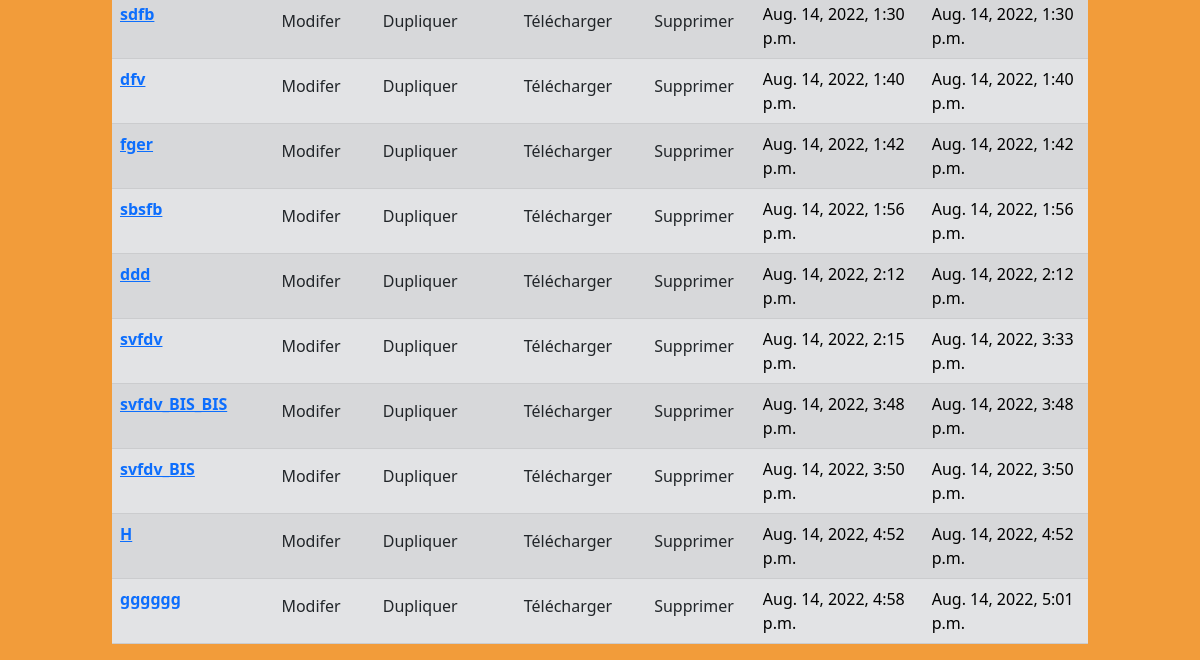
Before: /recettes/ (signed in, lower part) with the older database file.
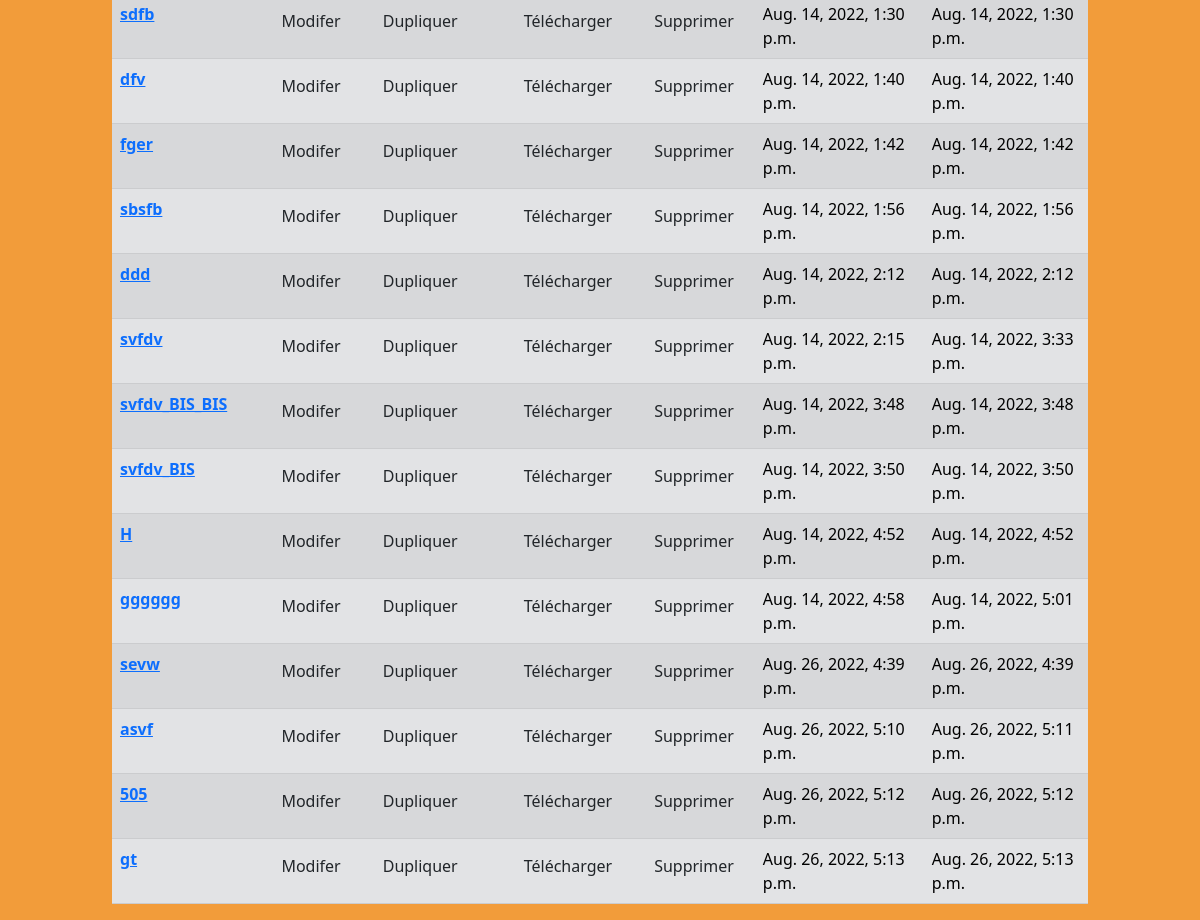
After: the same page with the newer database file.
### recipe/models.py (models this page shows, shortened)
class Recipe(models.Model):
    title = models.CharField(max_length=500)
    author = models.ForeignKey(User, on_delete=models.CASCADE)
    created = models.DateTimeField(auto_now_add=True, null=True)
    updated = models.DateTimeField(auto_now=True, null=True)

### recipe/views.py (the view, shortened to what this page needs)
# urls.py: path('recettes/', views.recipes_view, name="recettes-recipe"),
def recipes_view(request):
    if request.method == 'GET':
        recipes = models.Recipe.objects.all()
        context = {"recipes" : recipes, "recipes_list" : recipes, }
        return render(request, 'recipe/recettes_admin.html', context)

### recipe/templates/recipe/recettes_admin.html (shortened to what this page needs)
{% extends 'recipe/base.html' %}
{%load static%}
    {% block content %}
    <table class="table table-striped table-secondary">
        <tbody>
            {% for recipe in recipes%}
            {% if recipe.author == user %}
            <tr>
                <th scope="col"><a href={% url 'recettes-detail' recipe.pk%} class="card-link">{{recipe.title}}</a> </th>
                <td> <a class="btn" href="{% url 'recettes-update' recipe.id %}"> Modifer </a> </td>
                <td>
                    <form action="" method="post">
                        <input class="btn" id="submit_button" type="submit" name="submit_id" value="Dupliquer">
                    </form>
                </td>
                <td><a class="btn" href="{% url 'pdf_recipe' pk=recipe.id %}"> Télécharger </a></td>
                <td><a class="btn" href="{% url 'recettes-delete' recipe.id %}"> Supprimer </a></td>
                <td> {{recipe.created}} </td>
                <td> {{recipe.updated}} </td>
            </tr>
            {%endif%}
            {%endfor%}
        </tbody>
    </table>
    {% endblock content%}

### recipe/templates/recipe/base.html (shortened to what this page needs)
{%load static %}
<!DOCTYPE html>
<html lang="en">
  <head>
    <link href="https://cdn.jsdelivr.net/npm/bootstrap@5.2.0-beta1/dist/css/bootstrap.min.css" rel="stylesheet"
>
  </head>
  <body>
    <div class = "container mt-4 col-10">
        {% block content %}
        {% endblock content%}
    </div>
  </body>
</html>

### recipe/templates/recipe/base.html (style rules this page uses)
body { background-color: rgba(239, 127, 0, 0.774); }

Changed rows visible on the page:
added Recipe: title "sevw", created "Aug. 26, 2022, 4:39 p.m.", updated "Aug. 26, 2022, 4:39 p.m."
added Recipe: title "asvf", created "Aug. 26, 2022, 5:10 p.m.", updated "Aug. 26, 2022, 5:11 p.m."
added Recipe: title "505", created "Aug. 26, 2022, 5:12 p.m.", updated "Aug. 26, 2022, 5:12 p.m."
added Recipe: title "gt", created "Aug. 26, 2022, 5:13 p.m.", updated "Aug. 26, 2022, 5:13 p.m."
